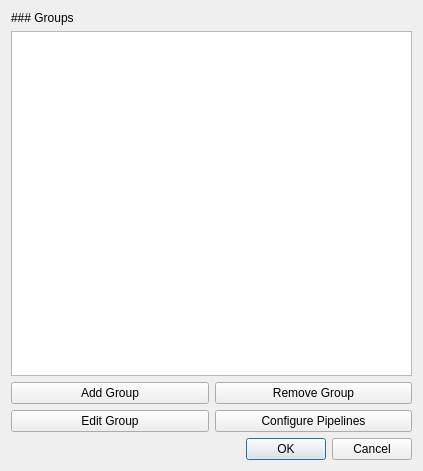
<?xml version="1.0" encoding="UTF-8"?>
<ui version="4.0">
 <class>GroupListDialog</class>
 <widget class="QDialog" name="GroupListDialog">
  <property name="geometry">
   <rect>
    <x>0</x>
    <y>0</y>
    <width>423</width>
    <height>471</height>
   </rect>
  </property>
  <property name="windowTitle">
   <string>Dialog</string>
  </property>
  <layout class="QVBoxLayout" name="verticalLayout">
   <item>
    <widget class="QLabel" name="label">
     <property name="text">
      <string>### Groups</string>
     </property>
     <property name="textFormat">
      <enum>Qt::MarkdownText</enum>
     </property>
    </widget>
   </item>
   <item>
    <widget class="QListView" name="lst_groups">
     <property name="editTriggers">
      <set>QAbstractItemView::NoEditTriggers</set>
     </property>
     <property name="defaultDropAction">
      <enum>Qt::CopyAction</enum>
     </property>
     <property name="selectionBehavior">
      <enum>QAbstractItemView::SelectRows</enum>
     </property>
    </widget>
   </item>
   <item>
    <widget class="QFrame" name="frm_camera_list_buttons">
     <property name="sizePolicy">
      <sizepolicy hsizetype="Preferred" vsizetype="Maximum">
       <horstretch>0</horstretch>
       <verstretch>0</verstretch>
      </sizepolicy>
     </property>
     <property name="frameShape">
      <enum>QFrame::NoFrame</enum>
     </property>
     <property name="frameShadow">
      <enum>QFrame::Raised</enum>
     </property>
     <layout class="QGridLayout" name="gridLayout">
      <property name="leftMargin">
       <number>0</number>
      </property>
      <property name="topMargin">
       <number>0</number>
      </property>
      <property name="rightMargin">
       <number>0</number>
      </property>
      <property name="bottomMargin">
       <number>0</number>
      </property>
      <item row="0" column="2">
       <widget class="QPushButton" name="btn_remove">
        <property name="text">
         <string>Remove Group</string>
        </property>
       </widget>
      </item>
      <item row="0" column="0">
       <widget class="QPushButton" name="btn_add">
        <property name="text">
         <string>Add Group</string>
        </property>
       </widget>
      </item>
      <item row="1" column="0">
       <widget class="QPushButton" name="btn_edit">
        <property name="text">
         <string>Edit Group</string>
        </property>
       </widget>
      </item>
      <item row="1" column="2">
       <widget class="QPushButton" name="btn_configure_pipelines">
        <property name="text">
         <string>Configure Pipelines</string>
        </property>
       </widget>
      </item>
     </layout>
    </widget>
   </item>
   <item>
    <widget class="QDialogButtonBox" name="buttonBox">
     <property name="orientation">
      <enum>Qt::Horizontal</enum>
     </property>
     <property name="standardButtons">
      <set>QDialogButtonBox::Cancel|QDialogButtonBox::Ok</set>
     </property>
    </widget>
   </item>
  </layout>
 </widget>
 <resources/>
 <connections>
  <connection>
   <sender>buttonBox</sender>
   <signal>accepted()</signal>
   <receiver>GroupListDialog</receiver>
   <slot>accept()</slot>
   <hints>
    <hint type="sourcelabel">
     <x>248</x>
     <y>254</y>
    </hint>
    <hint type="destinationlabel">
     <x>157</x>
     <y>274</y>
    </hint>
   </hints>
  </connection>
  <connection>
   <sender>buttonBox</sender>
   <signal>rejected()</signal>
   <receiver>GroupListDialog</receiver>
   <slot>reject()</slot>
   <hints>
    <hint type="sourcelabel">
     <x>316</x>
     <y>260</y>
    </hint>
    <hint type="destinationlabel">
     <x>286</x>
     <y>274</y>
    </hint>
   </hints>
  </connection>
 </connections>
</ui>
